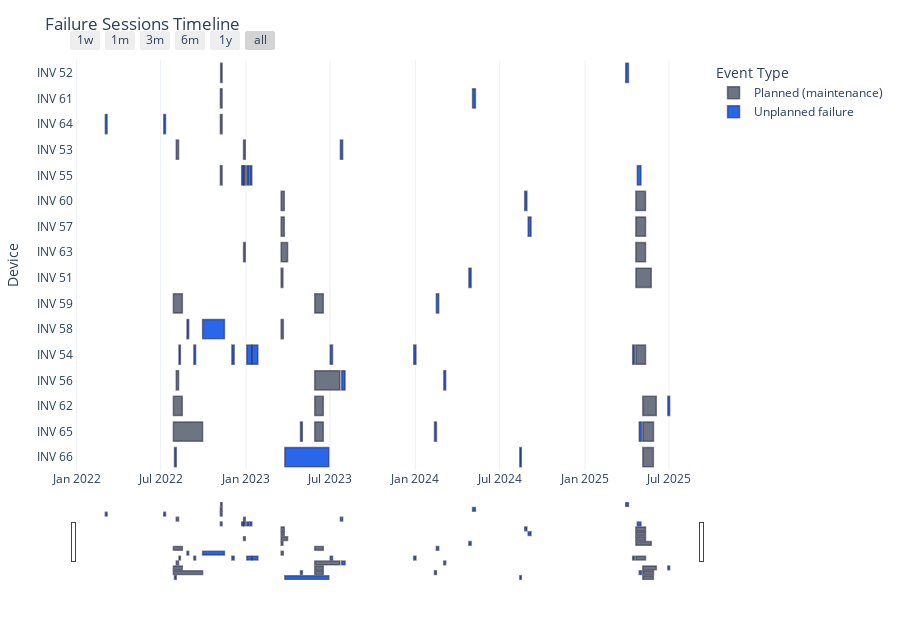

The notebook cell saved with this chart:
### Code cell
visualize_failure_timeline(failure_sessions)

### Figure 1 — Plotly figure (JSON) as saved in the notebook; plotly's stock layout.template omitted (floating-point values rounded to 4 significant figures; data arrays with more than 128 entries replaced by an {"elided": "..."} marker saying what was removed)
{"data": [{"alignmentgroup": "True", "base": ["2023-03-17T17:10:00", "2025-04-20T13:35:00", "2022-11-07T06:35:00", "2022-08-03T15:50:00", "2022-12-26T16:45:00", "2025-04-20T11:20:00", "2022-11-06T16:50:00", "2022-12-26T16:45:00", "2022-08-03T15:50:00", "2023-05-29T05:40:00", "2023-03-17T17:10:00", "2025-04-20T10:35:00", "2023-03-17T17:10:00", "2022-07-28T09:55:00", "2023-05-29T05:40:00", "2023-03-17T17:10:00", "2025-04-20T11:20:00", "2022-11-06T16:50:00", "2022-07-28T10:05:00", "2023-05-29T05:40:00", "2025-05-05T10:25:00", "2022-12-26T16:45:00", "2023-03-17T17:10:00", "2025-04-20T10:35:00", "2022-11-06T16:50:00", "2022-07-28T10:05:00", "2023-05-29T05:40:00", "2025-05-05T10:25:00", "2025-05-05T10:25:00"], "customdata": {"elided": "29x6 mixed values"}, "hovertemplate": "<b>%{y}</b><br>Session ID: %{customdata[0]}<br>Start: %{customdata[1]|%Y-%m-%d %H:%M}<br>End: %{customdata[2]|%Y-%m-%d %H:%M}<br>Duration (hrs): %{customdata[3]:.2f}<br>", "legendgroup": "Planned (maintenance)", "marker": {"color": "#6b7280", "line": {"color": "rgba(30,30,60,0.55)", "width": 1.5}, "pattern": {"shape": ""}}, "name": "Planned (maintenance)", "offsetgroup": "Planned (maintenance)", "opacity": 0.98, "orientation": "h", "showlegend": true, "textposition": "auto", "type": "bar", "x": [328200000, 2856300000, 271800000, 423900000, 318300000, 1798500000, 323100000, 318000000, 423300000, 4681200000, 582900000, 1801200000, 402000000, 1667100000, 1585500000, 581100000, 1798500000, 324900000, 1651800000, 1586700000, 2507700000, 318300000, 1196700000, 1802400000, 325500000, 5436900000, 1586700000, 1993500000, 1970700000], "xaxis": "x", "y": ["INV 51", "INV 51", "INV 52", "INV 53", "INV 53", "INV 54", "INV 55", "INV 55", "INV 56", "INV 56", "INV 57", "INV 57", "INV 58", "INV 59", "INV 59", "INV 60", "INV 60", "INV 61", "INV 62", "INV 62", "INV 62", "INV 63", "INV 63", "INV 63", "INV 64", "INV 65", "INV 65", "INV 65", "INV 66"], "yaxis": "y"}, {"alignmentgroup": "True", "base": ["2024-04-25T12:55:00", "2025-03-29T13:55:00", "2023-07-23T12:10:00", "2022-08-09T11:10:00", "2022-09-10T14:45:00", "2022-12-01T11:55:00", "2023-01-02T16:40:00", "2023-01-14T07:45:00", "2023-07-01T14:15:00", "2023-12-28T15:30:00", "2025-04-13T16:10:00", "2022-12-22T16:25:00", "2023-01-02T15:20:00", "2023-01-09T15:20:00", "2025-04-23T14:35:00", "2023-07-26T06:55:00", "2024-03-02T10:55:00", "2024-08-31T06:30:00", "2022-08-26T19:35:00", "2022-09-29T09:30:00", "2024-02-15T08:10:00", "2024-08-23T19:30:00", "2024-05-03T09:00:00", "2025-06-28T10:20:00", "2022-03-03T17:35:00", "2022-07-07T15:30:00", "2023-04-28T10:25:00", "2024-02-11T08:10:00", "2025-04-27T17:55:00", "2022-07-30T20:05:00", "2023-03-25T17:20:00", "2024-08-13T07:05:00"], "customdata": {"elided": "32x6 mixed values"}, "hovertemplate": "<b>%{y}</b><br>Session ID: %{customdata[0]}<br>Start: %{customdata[1]|%Y-%m-%d %H:%M}<br>End: %{customdata[2]|%Y-%m-%d %H:%M}<br>Duration (hrs): %{customdata[3]:.2f}<br>", "legendgroup": "Unplanned failure", "marker": {"color": "#2563eb", "line": {"color": "rgba(30,30,60,0.55)", "width": 1.5}, "pattern": {"shape": ""}}, "name": "Unplanned failure", "offsetgroup": "Unplanned failure", "opacity": 0.98, "orientation": "h", "showlegend": true, "textposition": "auto", "type": "bar", "x": [414300000, 513300000, 417300000, 261000000, 320400000, 427500000, 931200000, 1055400000, 422700000, 408900000, 324000000, 324300000, 411600000, 333000000, 671400000, 626700000, 344100000, 535200000, 307800000, 4071300000, 439800000, 406200000, 532200000, 335700000, 324900000, 333600000, 343800000, 359100000, 413100000, 321300000, 8181900000, 276600000], "xaxis": "x", "y": ["INV 51", "INV 52", "INV 53", "INV 54", "INV 54", "INV 54", "INV 54", "INV 54", "INV 54", "INV 54", "INV 54", "INV 55", "INV 55", "INV 55", "INV 55", "INV 56", "INV 56", "INV 57", "INV 58", "INV 58", "INV 59", "INV 60", "INV 61", "INV 62", "INV 64", "INV 64", "INV 65", "INV 65", "INV 65", "INV 66", "INV 66", "INV 66"], "yaxis": "y"}], "layout": {"bargap": 0.25, "barmode": "overlay", "height": 620, "legend": {"title": {"text": "Event Type"}, "tracegroupgap": 0}, "margin": {"b": 40, "l": 70, "r": 30, "t": 60}, "title": {"text": "Failure Sessions Timeline"}, "xaxis": {"anchor": "y", "domain": [0, 1], "rangeselector": {"buttons": [{"count": 7, "label": "1w", "step": "day", "stepmode": "backward"}, {"count": 1, "label": "1m", "step": "month", "stepmode": "backward"}, {"count": 3, "label": "3m", "step": "month", "stepmode": "backward"}, {"count": 6, "label": "6m", "step": "month", "stepmode": "backward"}, {"count": 1, "label": "1y", "step": "year", "stepmode": "backward"}, {"step": "all"}]}, "rangeslider": {"visible": true}, "showgrid": true, "type": "date"}, "yaxis": {"anchor": "x", "autorange": "reversed", "categoryarray": ["INV 52", "INV 61", "INV 64", "INV 53", "INV 55", "INV 60", "INV 57", "INV 63", "INV 51", "INV 59", "INV 58", "INV 54", "INV 56", "INV 62", "INV 65", "INV 66"], "categoryorder": "array", "domain": [0, 1], "title": {"text": "Device"}}}}
